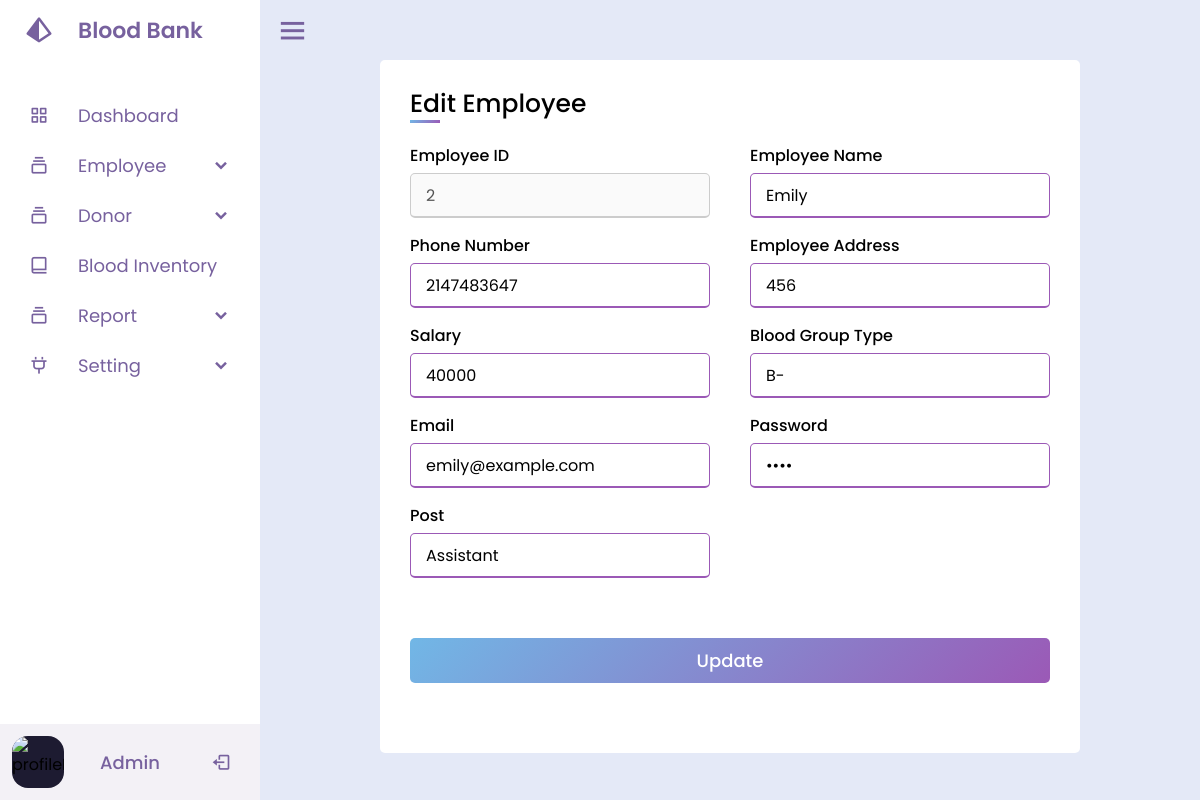
/Admin/editemp.php?did=2, run on the app's committed database.
### tables this page shows
CREATE TABLE IF NOT EXISTS `employee` (
  `E_ID` int NOT NULL,
  `E_name` text NOT NULL,
  `E_pass` varchar(32) NOT NULL,
  `E_CNO` int NOT NULL,
  `E_Add` varchar(30) NOT NULL,
  `E_sal` int NOT NULL,
  `E_btype` varchar(11) NOT NULL,
  `E_post` varchar(20) NOT NULL,
  `E_email` varchar(32) NOT NULL,
  PRIMARY KEY (`E_ID`)
);

### Admin/editemp.php (the view, shortened to what this page needs)
<?php
include('connect.php');
$eid = $_GET['did'];
include('start.php');
?>
<head><link rel="stylesheet" href="CSS/form.css"></head>
<div class="formcontainer">
    <div class="container">
    <div class="title">Edit Employee</div>
    <?php
    $query="select * from employee where E_ID = '$eid'";
    $cmd = mysqli_query($con,$query);
            while($row=mysqli_fetch_array($cmd))
            {
                $did=$row['E_ID'];
                $name=$row['E_name'];
                $d_pass=$row['E_pass'];
                $d_cno=$row['E_CNO'];
                $add=$row['E_Add'];
                $sal=$row['E_sal'];
                $BG=$row['E_btype'];
                $post=$row['E_post'];
                $Email=$row['E_email'];
        ?>
    <form method="post" >
        <div class="user__details">
        <div class="input__box">
            <span class="details">Employee ID</span>
            <input type="text" name="d_id" value=<?php echo $did?> disabled>
        </div>
        <div class="input__box">
            <span class="details">Employee Name</span>
            <input type="text" name="dname" value=<?php echo $name?> >
        </div>
        <div class="input__box">
            <span class="details">Phone Number</span>
            <input type="tel"  name="cno" value=<?php echo $d_cno?> maxlength="10" >
        </div>
        <div class="input__box">
            <span class="details">Employee Address</span>
            <input type="text" name="address" value=<?php echo $add?> >
        </div>
        <div class="input__box">
            <span class="details">Salary</span>
            <input type="number" name="sal" value=<?php echo $sal?> >
        </div>
        <div class="input__box">
            <span class="details">Blood Group Type</span>
            <input type="text" name="btype" placeholder="Blood-Type" value=<?php echo $BG?> >
        </div>
        <div class="input__box">
            <span class="details">Email</span>
            <input type="email" placeholder="johnsmith@hotmail.com" name="mail" value=<?php echo $Email?> >
        </div>
        <div class="input__box">
            <span class="details">Password</span>
            <input type="password" name="pass" placeholder="********" value=<?php echo $d_pass?> >
        </div>
        <div class="input__box">
            <span class="details">Post</span>
            <input type="text" name="post" placeholder="Employee Post" value=<?php echo $post?> >
        </div>
        </div>
        <div class="button">
        <input type="submit" name="Update" value="Update">
        </div>
    </form>
    </div>
</div>
<?php
}
include('end.php');
?>

### Admin/CSS/sidebar.css (style rules this page uses)
* { margin: 0; padding: 0; box-sizing: border-box; font-family: "Poppins", sans-serif; }

### Admin/CSS/form.css (style rules this page uses)
* { margin: 0; padding: 0; box-sizing: border-box; font-family: "Poppins", sans-serif; }
:root { --main-blue: #71b7e6; --main-purple: #9b59b6; --main-grey: #ccc; --sub-grey: #d9d9d9; }
.formcontainer { justify-content: center; align-items: center; display:flex; }
.container { max-width: 700px; width: 100%; background: #fff; padding: 25px 30px; border-radius: 5px; }
.container .title { font-size: 25px; font-weight: 500; position: relative; }
.container .title::before { content: ""; position: absolute; height: 3.5px; width: 30px; background: linear-gradient(135deg, var(--main-blue), var(--main-purple)); left: 0; bottom: 0; }
.container form .user__details { display: flex; flex-wrap: wrap; justify-content: space-between; margin: 20px 0 12px 0; }
form .user__details .input__box { width: calc(100% / 2 - 20px); margin-bottom: 15px; }
.user__details .input__box .details { font-weight: 500; margin-bottom: 5px; display: block; }
.user__details .input__box input { height: 45px; width: 100%; outline: none; border-radius: 5px; border: 1px solid var(--main-grey); padding-left: 15px; font-size: 16px; border-bottom-width: 2px; transition: all 0.3s ease; }
.user__details .input__box input:focus, .user__details .input__box input:valid { border-color: var(--main-purple); }
form .button { height: 45px; margin: 45px 0; }
form .button input { height: 100%; width: 100%; outline: none; color: #fff; border: none; font-size: 18px; font-weight: 500; border-radius: 5px; background: linear-gradient(135deg, var(--main-blue), var(--main-purple)); transition: all 0.3s ease; }

### data on the page
employee: d_id "2", dname "Emily", cno "2147483647", address "456", sal "40000", btype "B-", mail "emily@example.com", post "Assistant"
